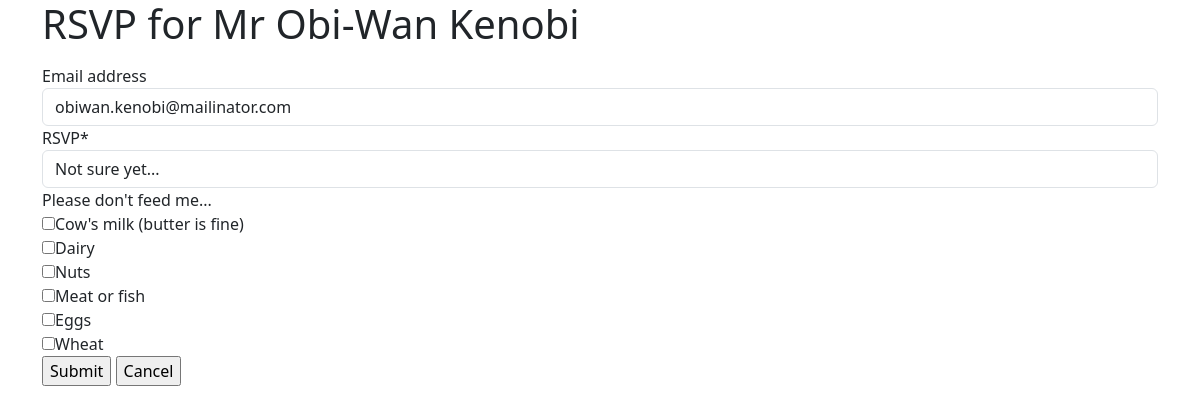
The app's page /rsvp/6WuXEQAdw4/, older data.
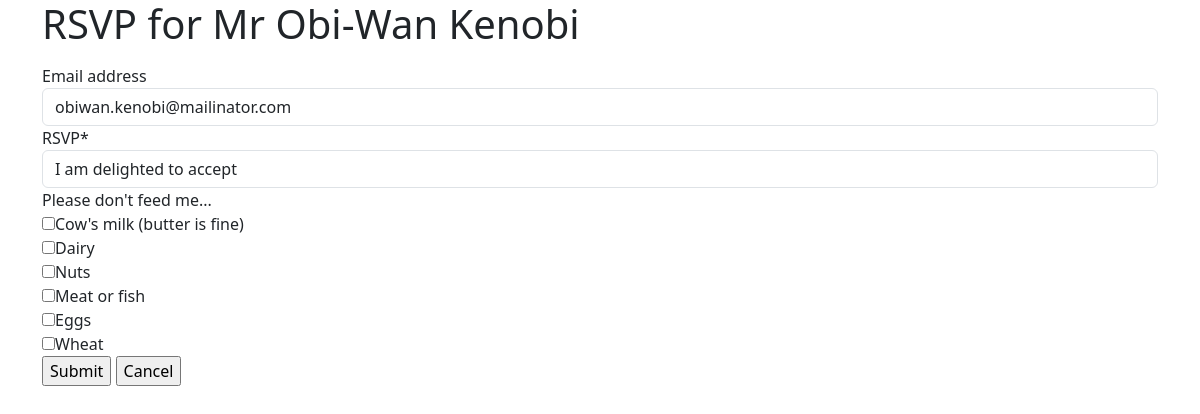
The same page, newer data.
### weddingwrangle/models.py (models this page shows, shortened)
class Guest(models.Model):
    first_name = models.CharField(max_length=30)
    surname = models.CharField(max_length=30)
    email_address = models.CharField(max_length=50, blank=True)
    rsvp_link = models.CharField(max_length=15, verbose_name="RSVP Link")
    rsvp_qr = models.BinaryField(
        null=True, blank=True, editable=False, verbose_name="RSVP QR"
    )
    title = models.ForeignKey(Title, on_delete=models.CASCADE, related_name="guest")
    position = models.ForeignKey(
        Position, on_delete=models.CASCADE, related_name="guest"
    )
    rsvp_status = models.ForeignKey(
        RSVPStatus,
        on_delete=models.CASCADE,
        related_name="guest",
        verbose_name="RSVP Status",
    )
    partner = models.ForeignKey(
        "self",
        on_delete=models.SET_NULL,
        null=True,
        blank=True,
    )
    dietaries = models.ManyToManyField(Dietary, related_name="guest", blank=True)
    emails = models.ManyToManyField(Email, related_name="guest", blank=True)
    audiences = models.ManyToManyField(Audience, related_name="guest", blank=True)
    created_at = models.DateTimeField(auto_now_add=True)
    updated_at = models.DateTimeField(auto_now=True)
    rsvp_at = models.DateTimeField(blank=True, null=True)

### weddingwrangle/views.py (the view)
class RSVPView(UpdateView):
    model = Guest
    form_class = RSVPForm
    success_url = reverse_lazy("guest_list")
    template_name = "weddingwrangle/rsvp.html"
    def get_object(self):
        return self.model.objects.get(rsvp_link=self.kwargs["rsvp_link"])

### weddingwrangle/forms.py (shortened to what this page needs)
class RSVPForm(forms.ModelForm):
    def __init__(self, *args, **kwargs):
        super().__init__(*args, **kwargs)
        self.fields["rsvp_status"].label_from_instance = lambda obj: obj.verbose_name
    class Meta:
        model = Guest
        fields = ["email_address", "rsvp_status", "dietaries"]
        widgets = {"dietaries": forms.CheckboxSelectMultiple}
        labels = {
            "dietaries": "Please don't feed me...",
            "rsvp_status": "RSVP",
        }

### weddingwrangle/models.py (called while the page is built)
    def __str__(self):
        return self.name

    def __str__(self):
        return self.name

### weddingwrangle/templates/weddingwrangle/rsvp.html (shortened to what this page needs)
{% extends "base_bootstrap.html" %}
{% load crispy_forms_tags %}
{% block content %}
  <h1> RSVP for {{ guest.title }} {{ guest.first_name }} {{ guest.surname }} </h1>
  <p>
    <form action="" method="post" id="rsvp_form" enctype="multipart/form-data">
      {{ form|crispy }}
      <input type="submit" value="Submit">
      <input type="submit" value="Cancel">
    </form>
  </p>
{% endblock %}

Row changes from the older to the newer data that the page shows:
changed Guest "obiwan.kenobi@mailinator.com": rsvp_status "Not sure yet..." → "I am delighted to accept"
